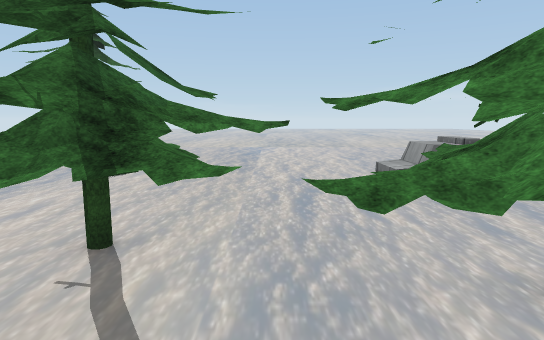
view 1 (above)

17 first-person views from a walk through a Unity game level. The camera is 1.4 m above the floor, tilts 8° down and sees 75° across. The floor is counted in squares, 1 m on a side. Each view is taken from the middle of a square. On the plan, view 1 faces up. The plan holds only what a view shows up to about 15 squares ahead; the rest is blank. The place goes on beyond the plan. Some surface patterns are stand-ins.

view 2
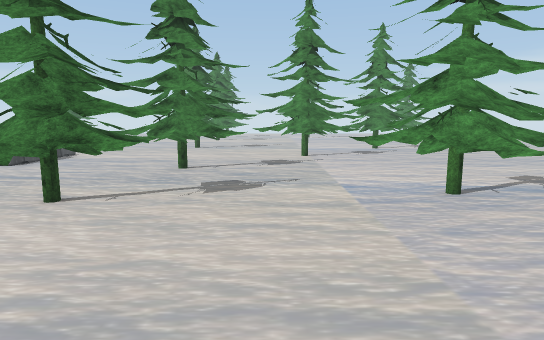

view 3
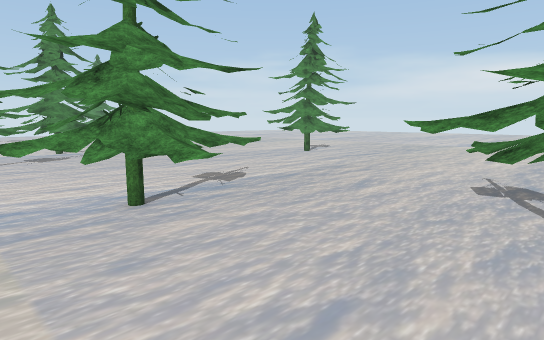

view 4
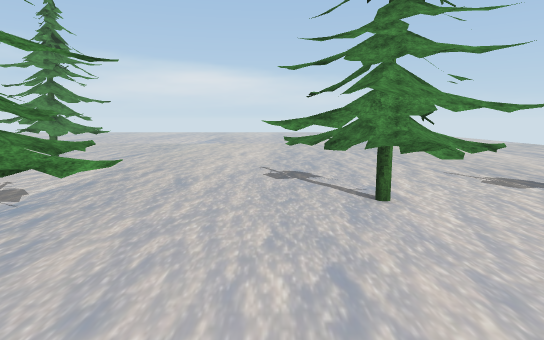

view 5
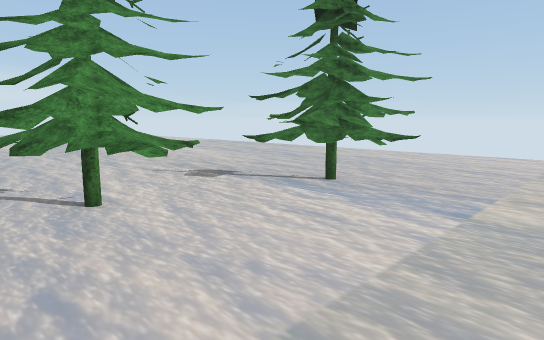

view 6
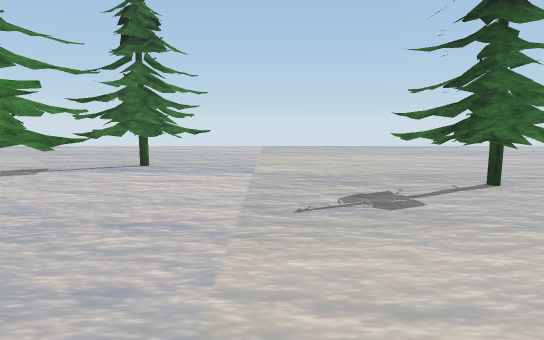

view 7
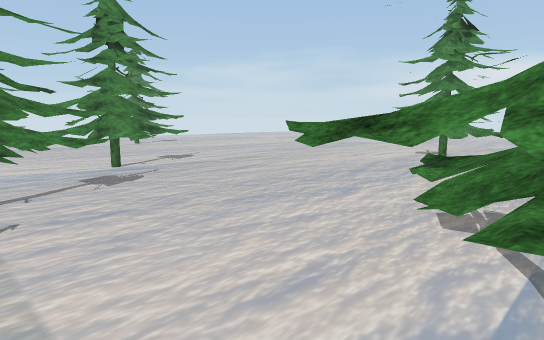

view 8
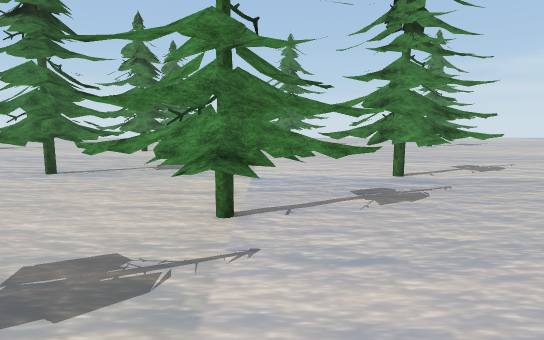

view 9
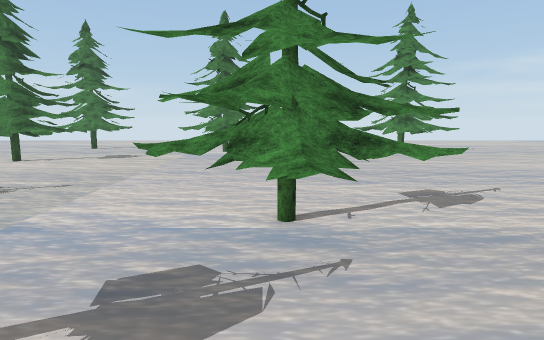

view 10
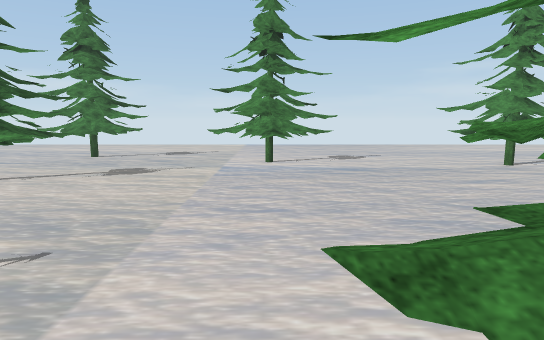

view 11
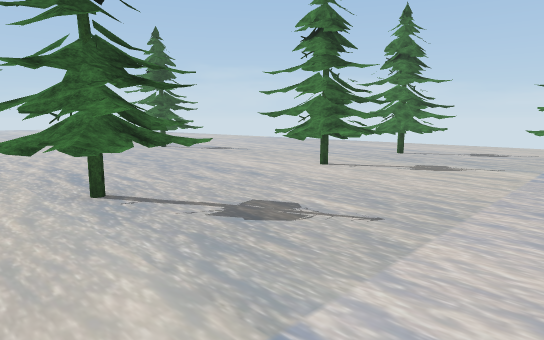

view 12
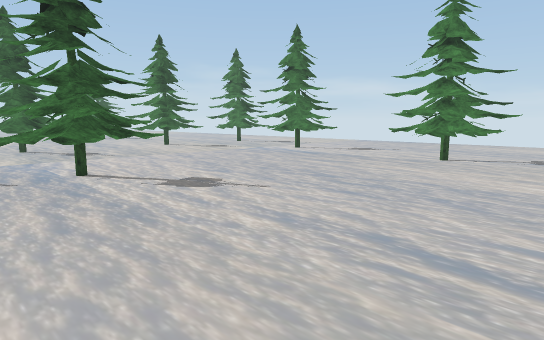

view 13
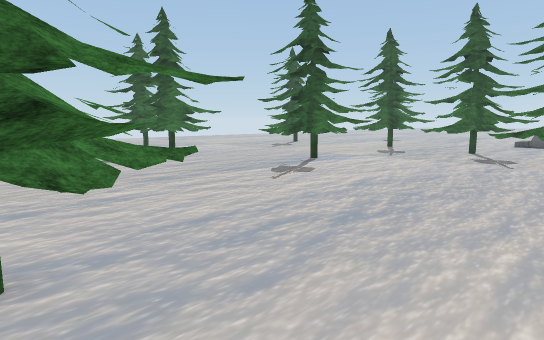

view 14
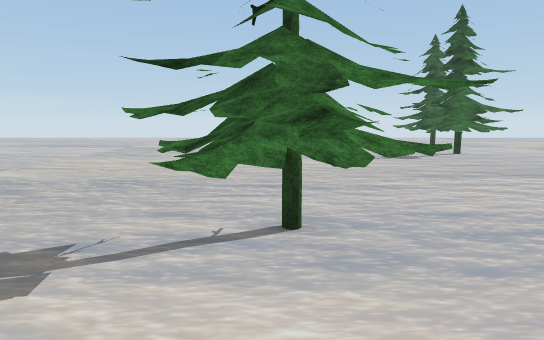

view 15
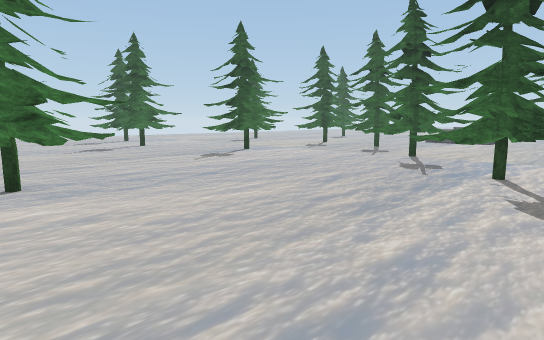

view 16
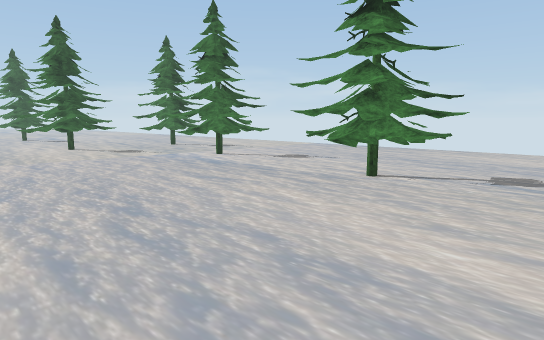

view 17
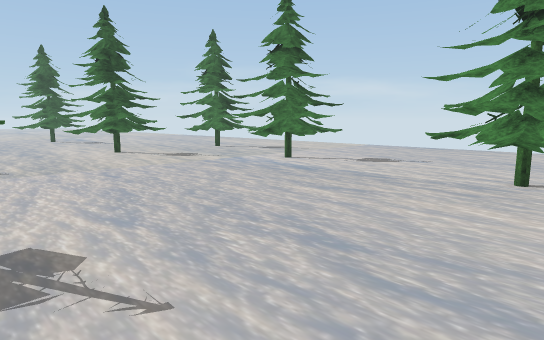

### Floor plan
Key: @ floor where view 1 was taken; . floor; / step, stairs or slope; O other object.
Columns run from 13 left of view 1 to 29 right of it. Each row starts with its distance up from view 1.
 15           .........
 14           .........    ...
 13         O .........    ...
 12       OOO  .......     .....
 11       O O  ......      ......
 10             .....OO    .......
  9        ........./      ........
  8        .........////. ..........    ..
  7 ...    .............. ...........  ...
  6 ...     ... .........   ......O.....O.
  5 ... O     O O........  O ....OO ..OOO
  4 .. OOOO   OOOOOO ....OOOOO..OOO  .OOO
  3 ...OOOO...OOOOOOOO....OOOO...OOOO..OOO
  2 ....O.....OO..OOOO....OO.....OO....OO.
  1 ...............O...O...................
  0 .............@....OO...................
 -1 .................OOOOO............O....
 -2 ...........OO....OOOOO..........OOO ..
 -3 .O........OOOOO...OO...O........OOOO .
 -4 OOO...O...OOOO.......OOOO........OOO..
 -5 OOOOOOOO...OOO.......OOOOO.......OO....
 -6  OO.OOOOO.............OOO...............
 -7  O...OOO..............OO.................
 -8 ..... O...................................
 -9 .................................O........
-10 ...............................OOOOO......
-11 ...............................OOOO........
-12 ................O...............OO.O.......
-13 ...............OOOO........................
-14   .............OOOO...................
-15   ..............OOO.......  .. ...

Positions as (right, up) in squares from view 1, and headings:
1: (0, 0), facing up
2: (-8, 0), facing right
3: (-7, -1), facing down-right
4: (-5, 0), facing down
5: (-5, 0), facing down-left
6: (-1, -1), facing left
7: (-1, -1), facing down-right
8: (1, -2), facing right
9: (5, -5), facing right
10: (9, -3), facing right
11: (8, -3), facing up-right
12: (7, -15), facing up-right
13: (7, -14), facing up-left
14: (8, -14), facing left
15: (12, -15), facing up-left
16: (12, -15), facing up-right
17: (11, -12), facing up-right
